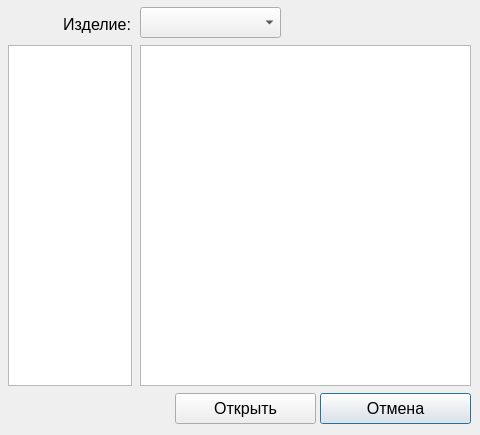
<?xml version="1.0" encoding="UTF-8"?>
<ui version="4.0">
 <class>formatcontainer</class>
 <widget class="QDialog" name="formatcontainer">
  <property name="geometry">
   <rect>
    <x>0</x>
    <y>0</y>
    <width>480</width>
    <height>435</height>
   </rect>
  </property>
  <property name="minimumSize">
   <size>
    <width>480</width>
    <height>435</height>
   </size>
  </property>
  <property name="maximumSize">
   <size>
    <width>480</width>
    <height>435</height>
   </size>
  </property>
  <property name="windowTitle">
   <string>Dialog</string>
  </property>
  <property name="sizeGripEnabled">
   <bool>false</bool>
  </property>
  <widget class="QPushButton" name="bCancel">
   <property name="geometry">
    <rect>
     <x>320</x>
     <y>393</y>
     <width>151</width>
     <height>31</height>
    </rect>
   </property>
   <property name="font">
    <font>
     <pointsize>12</pointsize>
    </font>
   </property>
   <property name="text">
    <string>Отмена</string>
   </property>
  </widget>
  <widget class="QLabel" name="label_3">
   <property name="geometry">
    <rect>
     <x>10</x>
     <y>14</y>
     <width>121</width>
     <height>20</height>
    </rect>
   </property>
   <property name="font">
    <font>
     <pointsize>12</pointsize>
    </font>
   </property>
   <property name="text">
    <string>Изделие:</string>
   </property>
   <property name="alignment">
    <set>Qt::AlignRight|Qt::AlignTrailing|Qt::AlignVCenter</set>
   </property>
  </widget>
  <widget class="QPushButton" name="bOpen">
   <property name="geometry">
    <rect>
     <x>175</x>
     <y>393</y>
     <width>141</width>
     <height>31</height>
    </rect>
   </property>
   <property name="font">
    <font>
     <pointsize>12</pointsize>
    </font>
   </property>
   <property name="text">
    <string>Открыть</string>
   </property>
  </widget>
  <widget class="QComboBox" name="cbObject">
   <property name="geometry">
    <rect>
     <x>140</x>
     <y>7</y>
     <width>141</width>
     <height>31</height>
    </rect>
   </property>
   <property name="font">
    <font>
     <pointsize>12</pointsize>
    </font>
   </property>
  </widget>
  <widget class="QListWidget" name="listSystem">
   <property name="geometry">
    <rect>
     <x>8</x>
     <y>45</y>
     <width>124</width>
     <height>341</height>
    </rect>
   </property>
   <property name="font">
    <font>
     <family>Courier</family>
     <pointsize>12</pointsize>
    </font>
   </property>
  </widget>
  <widget class="QListWidget" name="listFormats">
   <property name="geometry">
    <rect>
     <x>140</x>
     <y>45</y>
     <width>331</width>
     <height>341</height>
    </rect>
   </property>
   <property name="font">
    <font>
     <family>Courier</family>
     <pointsize>12</pointsize>
    </font>
   </property>
  </widget>
 </widget>
 <resources/>
 <connections/>
</ui>
